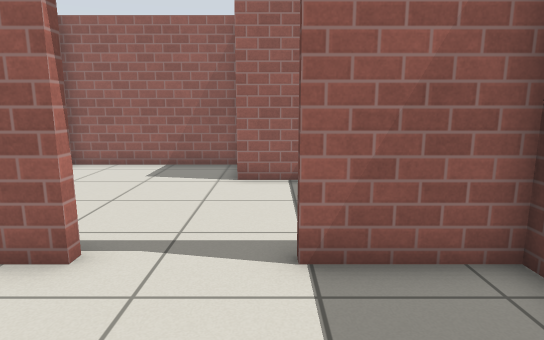
View 1 (above)

13 first-person views from a walk through a Gazebo world. The camera is 1 m above the floor, tilts 10° down and sees 75° across. The floor is counted in squares, 0.5 m on a side. Each view is taken from the middle of a square. On the plan, view 1 faces up. The plan holds only what a view shows up to about 18 squares ahead; the rest is blank. Gazebo's built-in surfaces are drawn with simple patterns.

View 2
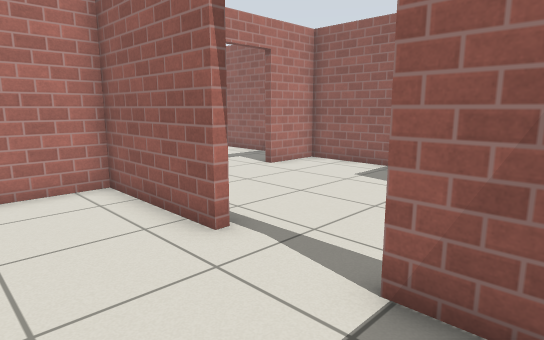

View 3
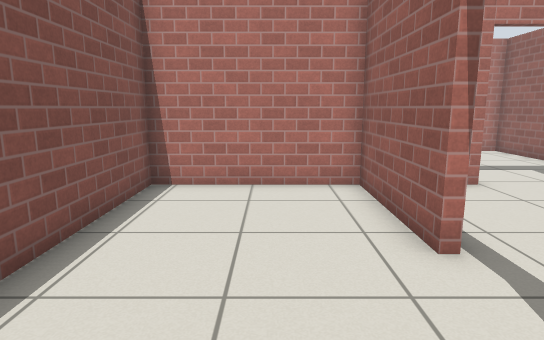

View 4
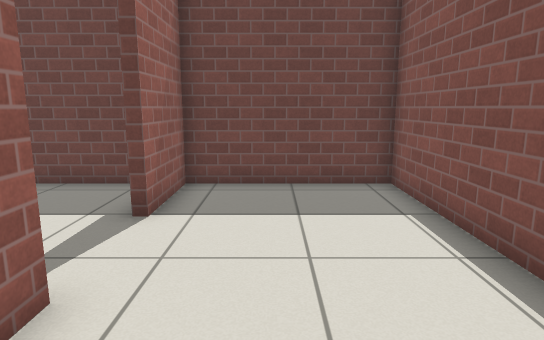

View 5
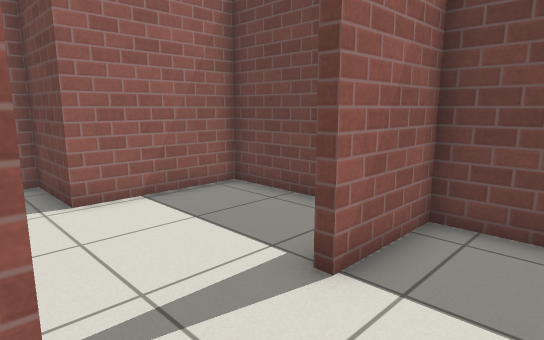

View 6
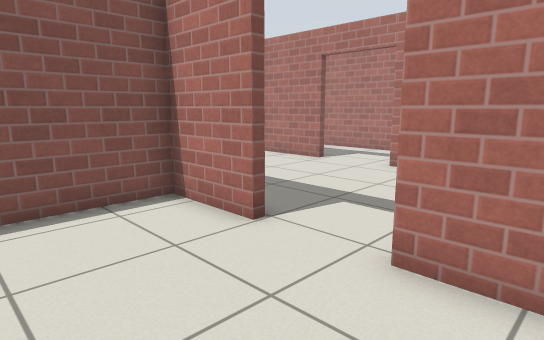

View 7
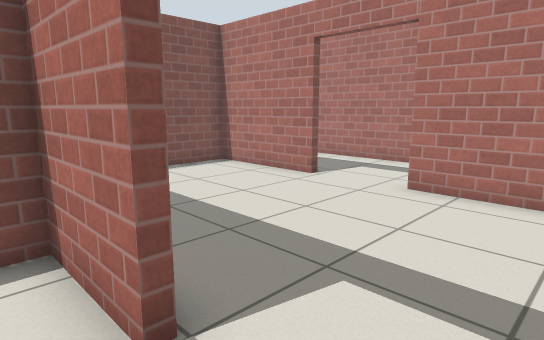

View 8
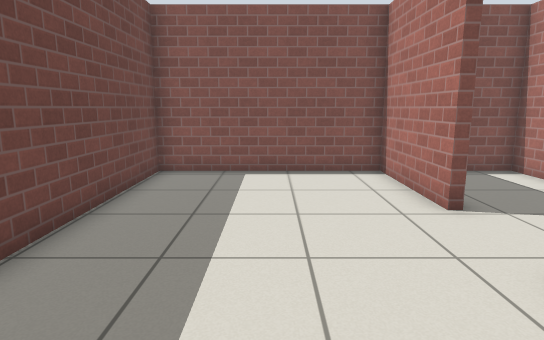

View 9
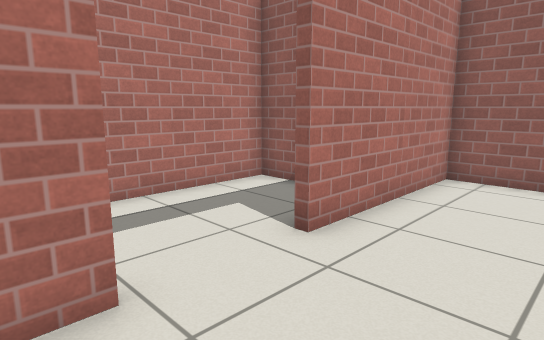

View 10
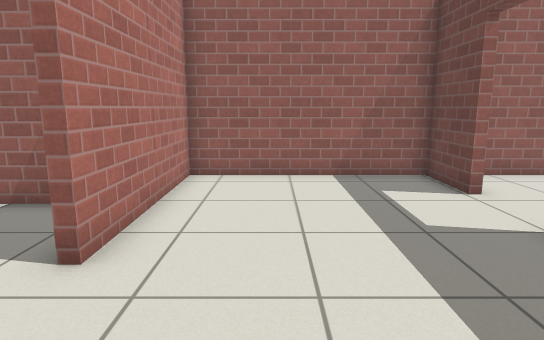

View 11
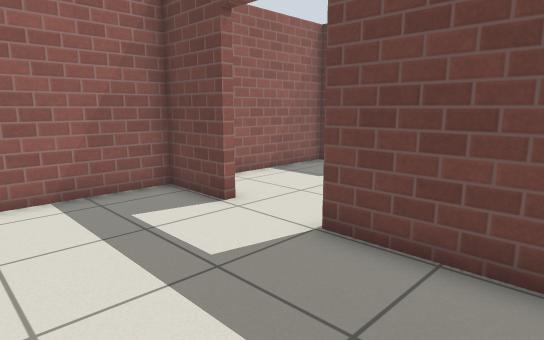

View 12
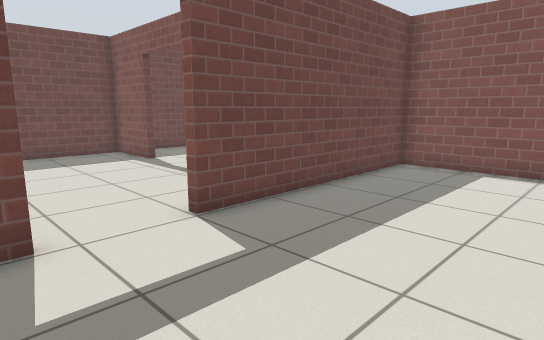

View 13
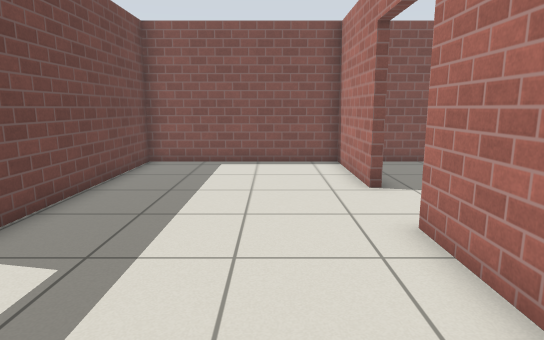

### Floor plan
Points are (right, up) in squares from view 1. A wall is a line through its corners. A room is listed if a view was taken in it or the views show most of it. See-through windows are left out.
Room 1 (views 1, 2, 3, 4, 5)
walls: (-2.5, 4.3) (-7.1, 4.3) (-7.1, -1.2) (3.2, -1.2) (3.2, 4.3) (0.2, 4.3)
ways out: open door at (-1, 4.5) to room 2
Room 2 (views 6, 7)
walls: (-7.1, 7.4) (-7.1, 4.6) (-3.8, 4.6); (0.2, 4.6) (3.2, 4.6) (3.2, 9.7) (-1, 9.7) (-1, 12.4) (-7.1, 12.4) (-7.1, 10.1)
ways out: open door at (-1, 4.5) to room 1; open door at (-7, 9) to room 3
Room 3 (views 8, 9, 10, 11, 12, 13)
walls: (-14.5, 3.3) (-14.5, -1.2) (-7.4, -1.2) (-7.4, 7.4); (-7.4, 10.1) (-7.4, 12.4) (-14.5, 12.4) (-14.5, 6.3)
ways out: open door at (-7, 9) to room 2; open door at (-15, 5) to room 4
Room 4 (no view inside)
walls: (-16.6, 9.2) (-18.7, 9.2) (-18.7, -1.2) (-16.1, -1.2)
ways out: open door at (-15, 5) to room 3

Where each view was taken, in squares from view 1:
view 1: 0 up, 0 right, facing up
view 2: 1 up, 2 right, facing up-left
view 3: 2 up, 2 right, facing left
view 4: 2 up, 6 left, facing right
view 5: 2 up, 3 left, facing up-right
view 6: 12 up, 3 left, facing down-left
view 7: 10 up, 6 left, facing down-left
view 8: 10 up, 11 left, facing down
view 9: 2 up, 11 left, facing up-left
view 10: 2 up, 12 left, facing up
view 11: 4 up, 12 left, facing up-right
view 12: 11 up, 13 left, facing down-right
view 13: 12 up, 12 left, facing down
